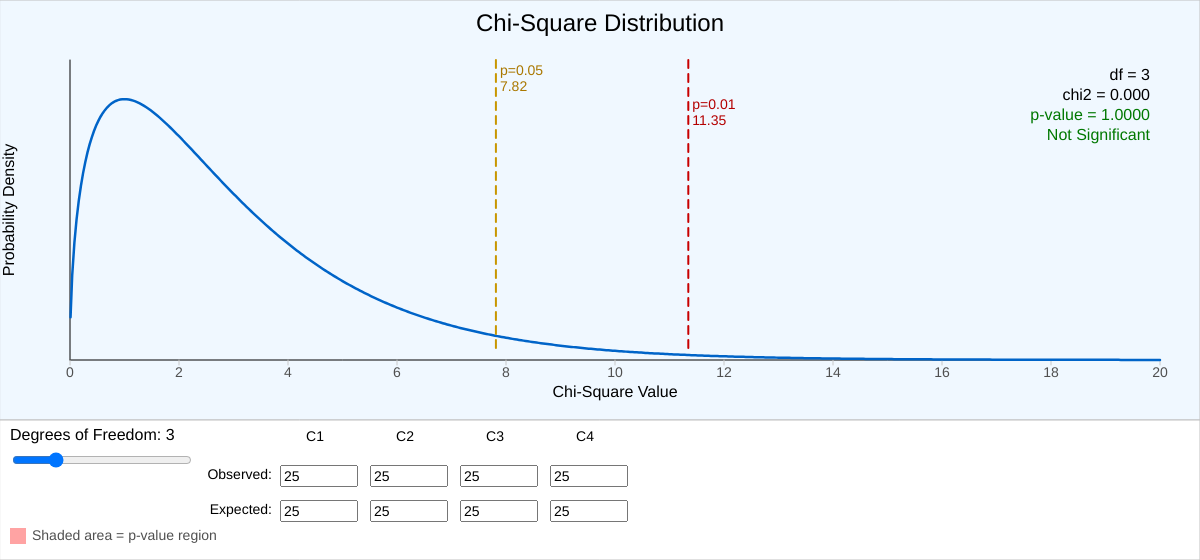
Frame 1 (no input)
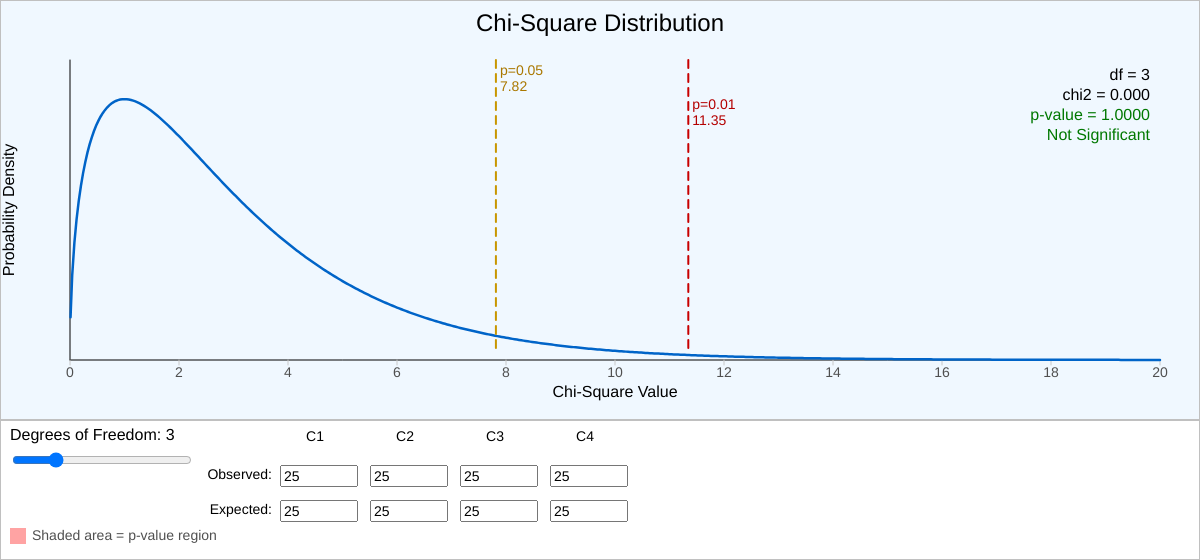
Frame 60 (no input)
Frame 120 (the mouse pressed at the canvas centre since frame 60): identical to frame 60, image omitted

The p5.js sketch that drew these frames (run headless with seeded random() and noise() and a simulated clock; from frame 60 on, the mouse is pressed at the canvas centre):

// p5.js sketch
// ── sketch.js
// Chi-Square Distribution Interactive
// CANVAS_HEIGHT: 560

let drawHeight = 420;
let controlHeight = 140;
let canvasHeight = drawHeight + controlHeight;

// Controls
let dfSlider;
let obsInputs = [];
let expInputs = [];
let numCategories = 4;

// Precomputed
let chiSquareVal = 0;
let pValue = 1;

// Layout
let margin = { top: 60, right: 40, bottom: 60, left: 70 };

let containerWidth;

function setup() {
    updateCanvasSize();
    let canvas = createCanvas(containerWidth, canvasHeight);
    canvas.parent(document.querySelector('main'));
    textFont('Arial');

    // Degrees of freedom slider
    dfSlider = createSlider(1, 10, 3, 1);
    dfSlider.parent(document.querySelector('main'));
    dfSlider.style('width', '180px');
    dfSlider.position(10, drawHeight + 30);

    // Create input fields for observed and expected values
    let inputStartX = 280;

    for (let i = 0; i < numCategories; i++) {
        let xOff = inputStartX + i * 90;

        let obsIn = createInput('25', 'number');
        obsIn.parent(document.querySelector('main'));
        obsIn.style('width', '70px');
        obsIn.style('font-size', '14px');
        obsIn.position(xOff, drawHeight + 45);

        let expIn = createInput('25', 'number');
        expIn.parent(document.querySelector('main'));
        expIn.style('width', '70px');
        expIn.style('font-size', '14px');
        expIn.position(xOff, drawHeight + 80);

        obsInputs.push(obsIn);
        expInputs.push(expIn);
    }

    calculateChiSquare();
}

function draw() {
    background(255);

    // Draw region
    fill('aliceblue');
    stroke('silver');
    rect(0, 0, width, drawHeight);

    // Control region
    fill('white');
    stroke('silver');
    rect(0, drawHeight, width, controlHeight);

    // Title
    noStroke();
    fill(0);
    textAlign(CENTER, TOP);
    textSize(24);
    text('Chi-Square Distribution', width / 2, 12);

    let df = dfSlider.value();

    // Recalculate
    calculateChiSquare();

    // Plot area
    let plotLeft = margin.left;
    let plotRight = width - margin.right;
    let plotTop = margin.top;
    let plotBottom = drawHeight - margin.bottom;
    let plotW = plotRight - plotLeft;
    let plotH = plotBottom - plotTop;

    // Determine x-axis range based on df
    let xMax = max(df * 3, chiSquareVal * 1.3, 15);
    xMax = max(xMax, 20);

    // Draw axes
    stroke(0);
    strokeWeight(1);
    line(plotLeft, plotBottom, plotRight, plotBottom); // x-axis
    line(plotLeft, plotBottom, plotLeft, plotTop);     // y-axis

    // Axis labels
    noStroke();
    fill(0);
    textSize(16);
    textAlign(CENTER, TOP);
    text('Chi-Square Value', (plotLeft + plotRight) / 2, plotBottom + 25);

    push();
    textAlign(CENTER, BOTTOM);
    translate(18, (plotTop + plotBottom) / 2);
    rotate(-HALF_PI);
    textSize(16);
    text('Probability Density', 0, 0);
    pop();

    // X-axis ticks
    noStroke();
    fill(80);
    textSize(14);
    textAlign(CENTER, TOP);
    let tickStep = xMax <= 20 ? 2 : 5;
    for (let xv = 0; xv <= xMax; xv += tickStep) {
        let sx = map(xv, 0, xMax, plotLeft, plotRight);
        stroke(200);
        line(sx, plotBottom, sx, plotBottom + 5);
        noStroke();
        fill(80);
        text(xv, sx, plotBottom + 6);
    }

    // Compute y-max for scaling
    let yMax = 0;
    let nSteps = 500;
    for (let i = 0; i <= nSteps; i++) {
        let xv = (i / nSteps) * xMax;
        if (xv <= 0.01) xv = 0.01;
        let yv = chiSquarePDF(xv, df);
        if (isFinite(yv) && yv > yMax) yMax = yv;
    }
    yMax *= 1.15;
    if (yMax < 0.05) yMax = 0.5;

    // Critical values
    let crit05 = chiSquareCritical(df, 0.05);
    let crit01 = chiSquareCritical(df, 0.01);

    // Shade area to the right of test statistic (p-value region)
    if (chiSquareVal > 0 && chiSquareVal < xMax) {
        fill(255, 100, 100, 80);
        noStroke();
        beginShape();
        let startX = chiSquareVal;
        let sx = map(startX, 0, xMax, plotLeft, plotRight);
        vertex(sx, plotBottom);
        for (let i = 0; i <= 200; i++) {
            let xv = startX + (i / 200) * (xMax - startX);
            if (xv <= 0.01) xv = 0.01;
            let yv = chiSquarePDF(xv, df);
            if (!isFinite(yv)) yv = 0;
            let screenX = map(xv, 0, xMax, plotLeft, plotRight);
            let screenY = map(yv, 0, yMax, plotBottom, plotTop);
            screenY = constrain(screenY, plotTop, plotBottom);
            vertex(screenX, screenY);
        }
        vertex(plotRight, plotBottom);
        endShape(CLOSE);
    }

    // Draw the PDF curve
    stroke(0, 100, 200);
    strokeWeight(2.5);
    noFill();
    beginShape();
    for (let i = 0; i <= nSteps; i++) {
        let xv = (i / nSteps) * xMax;
        if (xv <= 0.01) xv = 0.01;
        let yv = chiSquarePDF(xv, df);
        if (!isFinite(yv)) yv = 0;
        let sx = map(xv, 0, xMax, plotLeft, plotRight);
        let sy = map(yv, 0, yMax, plotBottom, plotTop);
        sy = constrain(sy, plotTop, plotBottom);
        vertex(sx, sy);
    }
    endShape();

    // Draw critical value lines (dashed)
    drawDashedLine(map(crit05, 0, xMax, plotLeft, plotRight), plotTop,
                   map(crit05, 0, xMax, plotLeft, plotRight), plotBottom,
                   color(200, 150, 0), 2);
    drawDashedLine(map(crit01, 0, xMax, plotLeft, plotRight), plotTop,
                   map(crit01, 0, xMax, plotLeft, plotRight), plotBottom,
                   color(200, 0, 0), 2);

    // Critical value labels
    noStroke();
    textSize(14);

    let crit05x = map(crit05, 0, xMax, plotLeft, plotRight);
    let crit01x = map(crit01, 0, xMax, plotLeft, plotRight);

    fill(170, 120, 0);
    textAlign(LEFT, TOP);
    text('p=0.05', crit05x + 4, plotTop + 4);
    text(nf(crit05, 1, 2), crit05x + 4, plotTop + 20);

    fill(180, 0, 0);
    textAlign(LEFT, TOP);
    text('p=0.01', crit01x + 4, plotTop + 38);
    text(nf(crit01, 1, 2), crit01x + 4, plotTop + 54);

    // Draw test statistic line
    if (chiSquareVal > 0) {
        let statX = map(chiSquareVal, 0, xMax, plotLeft, plotRight);
        stroke(0, 180, 0);
        strokeWeight(3);
        line(statX, plotTop, statX, plotBottom);

        noStroke();
        fill(0, 140, 0);
        textSize(16);
        textAlign(LEFT, BOTTOM);
        text('chi2=' + nf(chiSquareVal, 1, 3), statX + 5, plotBottom - 5);
    }

    // Df and p-value info in top-right of plot
    noStroke();
    fill(0);
    textSize(16);
    textAlign(RIGHT, TOP);
    text('df = ' + df, plotRight - 10, plotTop + 8);
    text('chi2 = ' + nf(chiSquareVal, 1, 3), plotRight - 10, plotTop + 28);

    let pText = pValue < 0.0001 ? '< 0.0001' : nf(pValue, 1, 4);
    fill(pValue < 0.05 ? color(200, 0, 0) : color(0, 120, 0));
    textSize(16);
    text('p-value = ' + pText, plotRight - 10, plotTop + 48);

    let sigText = pValue < 0.01 ? 'Highly Significant' :
                  pValue < 0.05 ? 'Significant' : 'Not Significant';
    text(sigText, plotRight - 10, plotTop + 68);

    // Control region labels
    fill(0);
    noStroke();
    textSize(16);
    textAlign(LEFT, TOP);
    text('Degrees of Freedom: ' + df, 10, drawHeight + 8);

    let inputStartX = 280;

    // Category number headers
    textSize(14);
    for (let i = 0; i < numCategories; i++) {
        let xOff = inputStartX + i * 90;
        textAlign(CENTER, TOP);
        text('C' + (i + 1), xOff + 35, drawHeight + 10);
    }

    textSize(14);
    textAlign(RIGHT, TOP);
    text('Observed:', inputStartX - 8, drawHeight + 48);
    text('Expected:', inputStartX - 8, drawHeight + 83);

    // Legend for shaded area
    textSize(14);
    textAlign(LEFT, TOP);
    fill(255, 100, 100, 150);
    noStroke();
    rect(10, drawHeight + 108, 16, 16);
    fill(80);
    text('Shaded area = p-value region', 32, drawHeight + 109);
}

function calculateChiSquare() {
    chiSquareVal = 0;
    let valid = true;

    for (let i = 0; i < numCategories; i++) {
        let obs = parseFloat(obsInputs[i].value());
        let exp = parseFloat(expInputs[i].value());
        if (isNaN(obs) || isNaN(exp) || exp <= 0) {
            valid = false;
            break;
        }
        chiSquareVal += pow(obs - exp, 2) / exp;
    }

    if (!valid) {
        chiSquareVal = 0;
        pValue = 1;
        return;
    }

    let df = dfSlider.value();
    pValue = 1 - chiSquareCDF(chiSquareVal, df);
    if (pValue < 0) pValue = 0;
    if (pValue > 1) pValue = 1;
}

// Chi-square PDF: f(x) = x^(k/2-1) * e^(-x/2) / (2^(k/2) * Gamma(k/2))
function chiSquarePDF(x, k) {
    if (x <= 0) return 0;
    let halfK = k / 2;
    let logPdf = (halfK - 1) * log(x) - x / 2 - halfK * log(2) - lnGamma(halfK);
    return exp(logPdf);
}

// Chi-square CDF via regularized incomplete gamma function
function chiSquareCDF(x, k) {
    if (x <= 0) return 0;
    return regularizedGammaP(k / 2, x / 2);
}

// Regularized lower incomplete gamma function P(a, x)
function regularizedGammaP(a, x) {
    if (x < 0) return 0;
    if (x === 0) return 0;

    if (x < a + 1) {
        // Series expansion
        let sum = 1 / a;
        let term = 1 / a;
        for (let n = 1; n < 200; n++) {
            term *= x / (a + n);
            sum += term;
            if (abs(term) < 1e-12 * abs(sum)) break;
        }
        return sum * exp(-x + a * log(x) - lnGamma(a));
    } else {
        // Continued fraction (Lentz's method)
        return 1 - regularizedGammaQ_cf(a, x);
    }
}

// Upper incomplete gamma Q(a,x) via continued fraction
function regularizedGammaQ_cf(a, x) {
    let f = 1e-30;
    let C = 1e-30;
    let D = 1 / (x + 1 - a);
    f = D;
    for (let i = 1; i < 200; i++) {
        let aCoef = i * (a - i);
        let bCoef = x + 2 * i + 1 - a;
        D = bCoef + aCoef * D;
        if (abs(D) < 1e-30) D = 1e-30;
        D = 1 / D;
        C = bCoef + aCoef / C;
        if (abs(C) < 1e-30) C = 1e-30;
        let delta = C * D;
        f *= delta;
        if (abs(delta - 1) < 1e-12) break;
    }
    return exp(-x + a * log(x) - lnGamma(a)) * f;
}

// Log-gamma function (Lanczos approximation)
function lnGamma(z) {
    if (z < 0.5) {
        return log(PI / sin(PI * z)) - lnGamma(1 - z);
    }
    z -= 1;
    let g = 7;
    let coef = [
        0.99999999999980993,
        676.5203681218851,
        -1259.1392167224028,
        771.32342877765313,
        -176.61502916214059,
        12.507343278686905,
        -0.13857109526572012,
        9.9843695780195716e-6,
        1.5056327351493116e-7
    ];
    let x = coef[0];
    for (let i = 1; i < g + 2; i++) {
        x += coef[i] / (z + i);
    }
    let t = z + g + 0.5;
    return 0.5 * log(2 * PI) + (z + 0.5) * log(t) - t + log(x);
}

// Chi-square critical values (precomputed table for df 1-10)
function chiSquareCritical(df, alpha) {
    let table05 = [0, 3.841, 5.991, 7.815, 9.488, 11.070, 12.592, 14.067, 15.507, 16.919, 18.307];
    let table01 = [0, 6.635, 9.210, 11.345, 13.277, 15.086, 16.812, 18.475, 20.090, 21.666, 23.209];

    if (df < 1) df = 1;
    if (df > 10) df = 10;

    if (alpha === 0.05) return table05[df];
    if (alpha === 0.01) return table01[df];
    return 0;
}

function drawDashedLine(x1, y1, x2, y2, c, w) {
    stroke(c);
    strokeWeight(w);
    let d = dist(x1, y1, x2, y2);
    let dashLen = 8;
    let gapLen = 6;
    let steps = floor(d / (dashLen + gapLen));
    for (let i = 0; i < steps; i++) {
        let t1 = i * (dashLen + gapLen) / d;
        let t2 = (i * (dashLen + gapLen) + dashLen) / d;
        if (t2 > 1) t2 = 1;
        line(lerp(x1, x2, t1), lerp(y1, y2, t1),
             lerp(x1, x2, t2), lerp(y1, y2, t2));
    }
}

function updateCanvasSize() {
    let mainEl = document.querySelector('main');
    containerWidth = mainEl ? mainEl.offsetWidth : windowWidth;
    if (containerWidth < 400) containerWidth = 400;
}

function windowResized() {
    updateCanvasSize();
    resizeCanvas(containerWidth, canvasHeight);

    // Reposition controls
    dfSlider.position(10, drawHeight + 30);

    let inputStartX = 280;
    for (let i = 0; i < numCategories; i++) {
        let xOff = inputStartX + i * 90;
        obsInputs[i].position(xOff, drawHeight + 45);
        expInputs[i].position(xOff, drawHeight + 80);
    }
}
